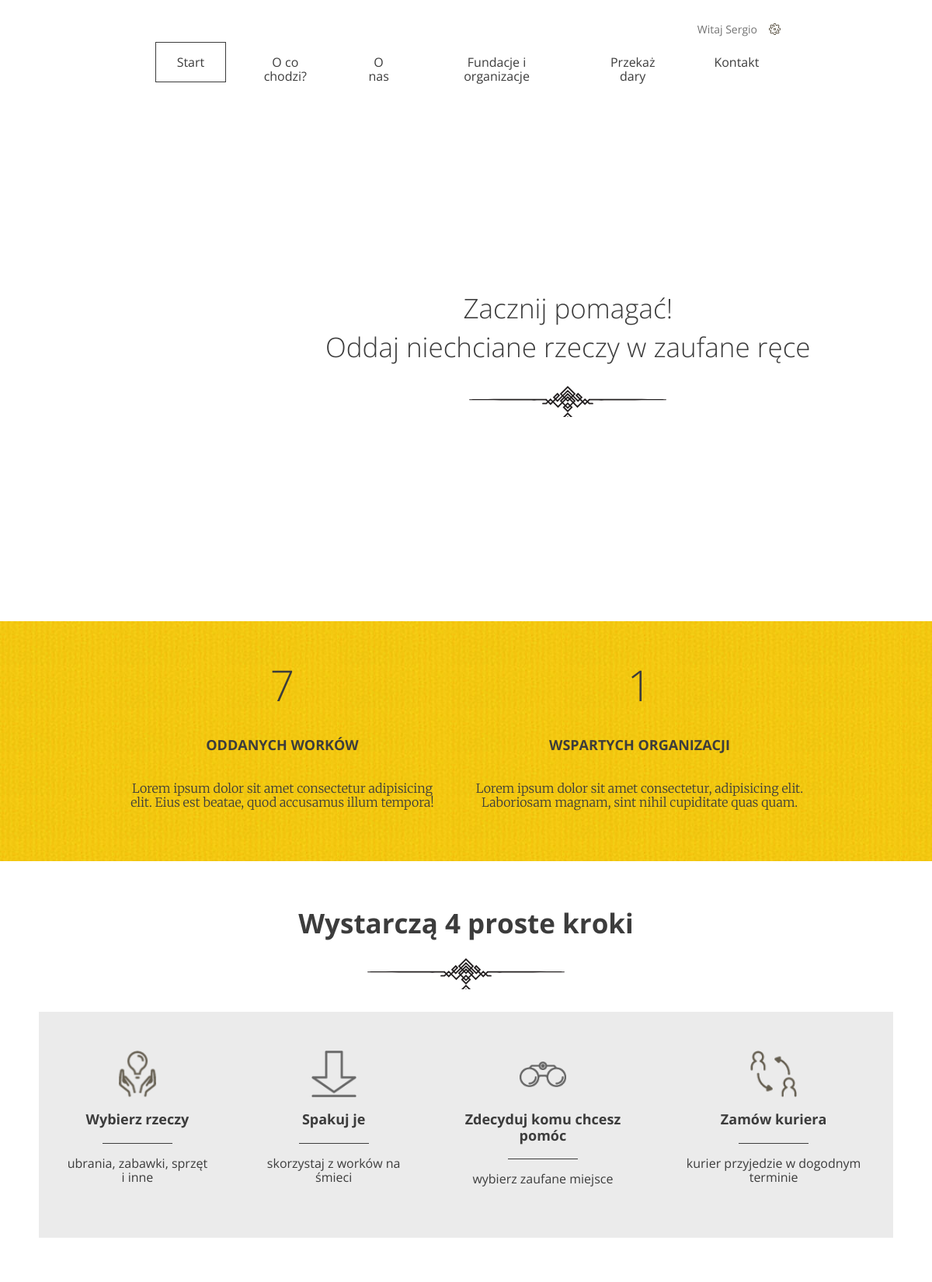
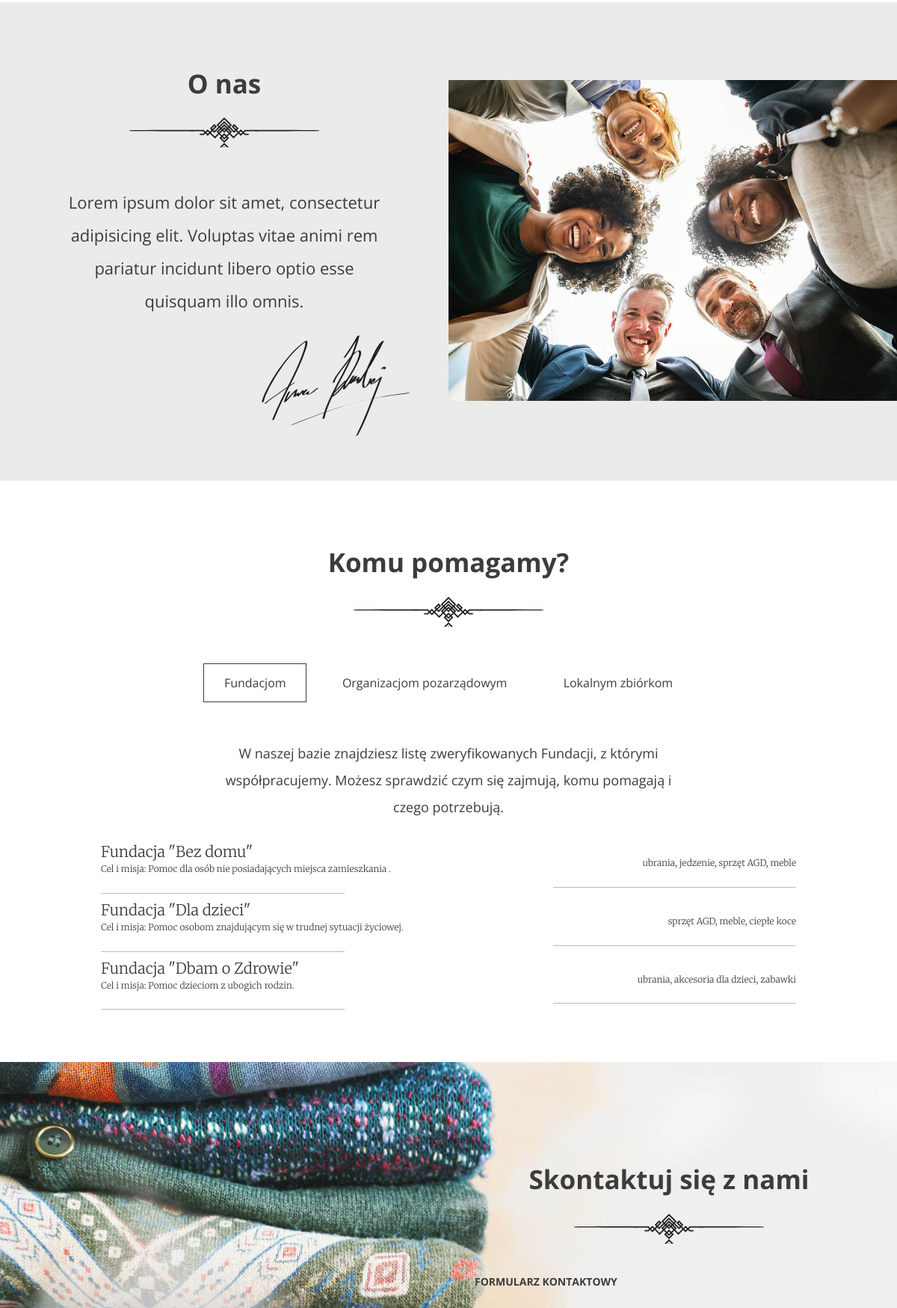
Screenshot of /giveAway/ (signed in, upper part) with the database file from the repository (2 pictures, top to bottom).
### accounts/models.py (models this page shows, shortened)
class Account(AbstractUser):
    username = None
    email = models.EmailField(_('email address'), unique=True)
    USERNAME_FIELD = 'email'
    REQUIRED_FIELDS = []
    objects = AccountManager()

class Institution(models.Model):
    TYPE_CHOICES = (
        ('1', "Fundacja"),
        ('2', "Organizacja pozarządowa"),
        ('3', "Zbiórka lokalna"),
    )
    name = models.CharField(max_length=32)
    description = models.TextField()
    type = models.CharField(
        max_length = 20,
        choices = TYPE_CHOICES,
        default = '1'
        )
    category = models.ManyToManyField(Category)

class Category(models.Model):
    name = models.CharField(max_length=10)
    def __str__(self):
        return self.name

### giveAway/views.py (the view)
# urls.py: path('', LandingPage.as_view(), name='index'),
class LandingPage(View):
    def get(self, request):
        all_donations = Donation.objects.all()
        all_institutions = Institution.objects.all()
        total_bags_given = 0
        institutions_helped = []
        nr_inst_helped = 0
        for donation in all_donations:
            total_bags_given += int(donation.quantity)
            if donation.institution_id not in institutions_helped:
                institutions_helped.append(donation.institution_id)
                nr_inst_helped += 1
        ctx = {
            'total_bags_given': total_bags_given,
            'nr_inst_helped': nr_inst_helped,
            'all_institutions': all_institutions,
        }
        return render(request, 'index.html', ctx)

### templates/index.html (shortened to what this page needs)
{% extends 'base.html' %}
{% load static %}
{% block content %}
    <header class="header--main-page">
      <nav class="container container--70">
        <ul class="nav--actions">
            {% if user.is_authenticated %}
                <li class="logged-user">
                Witaj {{ user.first_name }}
                </li>
            {% else %}
                <li><a href="http://127.0.0.1:8000/giveAway/login" class="btn btn--small btn--without-border">Zaloguj</a></li>
                <li><a href="http://127.0.0.1:8000/giveAway/register" class="btn btn--small btn--highlighted">Załóż konto</a></li>
            {% endif %}
        </ul>
        {% include 'nav_bar.html' %}
      </nav>
      <div class="slogan container container--90">
        <div class="slogan--item">
          <h1>
            Zacznij pomagać!<br />
            Oddaj niechciane rzeczy w zaufane ręce
          </h1>
        </div>
      </div>
    </header>
    <section id="stats" class="stats">
      <div class="container container--85">
        <div class="stats--item">
          <em>{{ total_bags_given }}</em>
          <h3>Oddanych worków</h3>
          <p>Lorem ipsum dolor sit amet consectetur adipisicing elit. Eius est beatae, quod accusamus illum tempora!</p>
        </div>
        <div class="stats--item">
          <em>{{ nr_inst_helped }}</em>
          <h3>Wspartych organizacji</h3>
          <p>Lorem ipsum dolor sit amet consectetur, adipisicing elit. Laboriosam magnam, sint nihil cupiditate quas quam.</p>
        </div>
      </div>
    </section>
    <section id="steps" class="steps">
      <h2>Wystarczą 4 proste kroki</h2>
      <div class="steps--container">
        <div class="steps--item">
          <span class="icon icon--hands"></span>
          <h3>Wybierz rzeczy</h3>
          <p>ubrania, zabawki, sprzęt i inne</p>
        </div>
        <div class="steps--item">
          <span class="icon icon--arrow"></span>
          <h3>Spakuj je</h3>
          <p>skorzystaj z worków na śmieci</p>
        </div>
        <div class="steps--item">
          <span class="icon icon--glasses"></span>
          <h3>Zdecyduj komu chcesz pomóc</h3>
          <p>wybierz zaufane miejsce</p>
        </div>
        <div class="steps--item">
          <span class="icon icon--courier"></span>
          <h3>Zamów kuriera</h3>
          <p>kurier przyjedzie w dogodnym terminie</p>
        </div>
      </div>
    </section>
    <section id="about-us" class="about-us">
      <div class="about-us--text">
        <h2>O nas</h2>
        <p>Lorem ipsum dolor sit amet, consectetur adipisicing elit. Voluptas vitae animi rem pariatur incidunt libero optio esse quisquam illo omnis.</p>
        <img src="{% static 'images/signature.svg' %}" class="about-us--text-signature" alt="Signature" />
      </div>
      <div class="about-us--image"><img src="{% static 'images/about-us.jpg' %}" alt="People in circle" /></div>
    </section>
    <section id="help" class="help">
        <h2>Komu pomagamy?</h2>
        <ul class="help--buttons">
            <li data-id="1"><a href="#" class="btn btn--without-border active">Fundacjom</a></li>
            <li data-id="2"><a href="#" class="btn btn--without-border">Organizacjom pozarządowym</a></li>
            <li data-id="3"><a href="#" class="btn btn--without-border">Lokalnym zbiórkom</a></li>
        </ul>
        <div class="help--slides active" data-id="1">
            <p>W naszej bazie znajdziesz listę zweryfikowanych Fundacji, z którymi współpracujemy. Możesz sprawdzić czym się zajmują, komu pomagają i czego potrzebują.</p>
            {% for institution in all_institutions %}
                {% if institution.type == '1' %}
                    <ul class="help--slides-items">
                        <li>
                            <div class="col">
                              <div class="title">{{ institution.get_type_display }} "{{ institution.name }}"</div>
                              <div class="subtitle">Cel i misja: {{ institution.description }}.</div>
                            </div>
                            <div class="col"><div class="text">{{ institution.category.get_queryset|join:", " }}</div></div>
                        </li>
                    </ul>
                {% endif %}
            {% endfor %}
        </div>
    </section>
{% endblock %}

### rows the page displays
Account: first_name "Sergio"
Institution: type "Fundacja", name "Bez domu", description "Pomoc dla osób nie posiadających miejsca zamieszkania", category.get_queryset "ubrania, jedzenie, sprzęt AGD, meble"
Institution: type "Fundacja", name "Dla dzieci", description "Pomoc osobom znajdującym się w trudnej sytuacji życiowej", category.get_queryset "sprzęt AGD, meble, ciepłe koce"
Institution: type "Fundacja", name "Dbam o Zdrowie", description "Pomoc dzieciom z ubogich rodzin", category.get_queryset "ubrania, akcesoria dla dzieci, zabawki"

### other values shown
{{ total_bags_given }} "7"
{{ nr_inst_helped }} "1"
